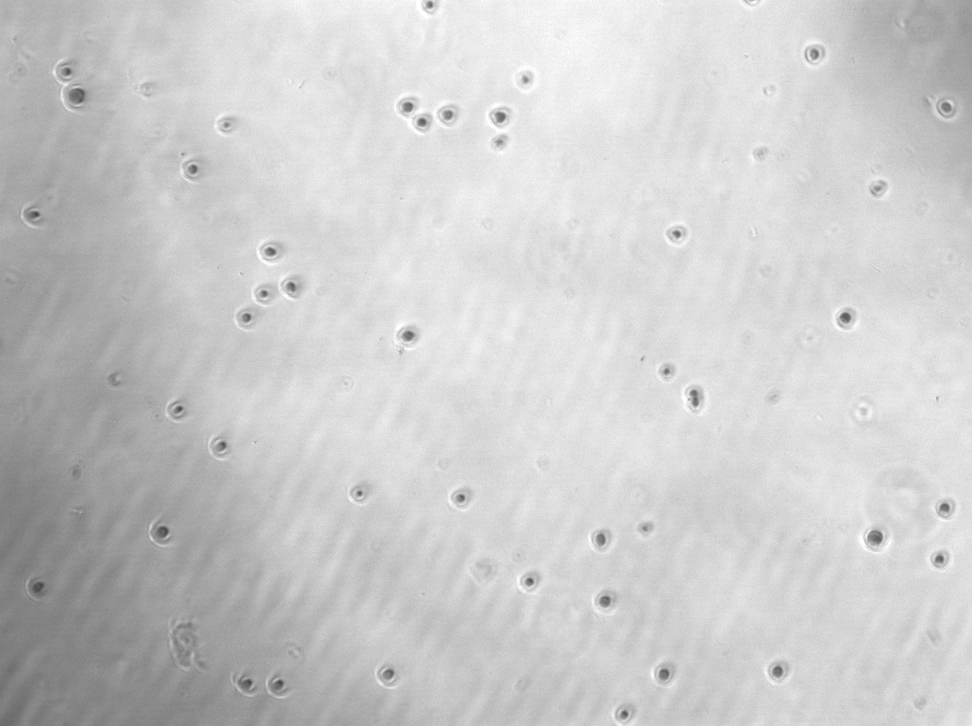
%> input picture 实验素材/image0001.tif, 972 x 726 px, shrunk from 1392 x 1040 before the run
$ octave Lab4.m   (GNU Octave 9; MATLAB toolbox functions it lacks are replaced by stand-ins)
%> lines starting %> are read from the running program, lines starting %| are printed output that depends on the picture; in (x1, y1, x2, y2) boxes, pixels count from 0 and x2, y2 are one past the last pixel; in counts of white or black regions, pixels touching at a corner belong together; the program's own positions count from 1
%利用“打开文件对话框”选择需要打开的图片
[file,path] = uigetfile({'*.jpg'; '*.bmp'});
%> the answer given: image0001.tif
%如果未选择文件，选择了“Cancel”按钮，则退出程序
if isequal(file,0)
   disp('User selected Cancel');
   return;
end
%产生带路径的文件名
fileFullFileName = fullfile(path, file);
%读入图片
I = imread(file);
%> I is the input picture: size 726x972x3 uint8; min 65, max 255, mean 203.8
%显示图片（按2行3列显示，先显示第一幅图像）
subplot(2,3,1), imshow(I);
title('Original Color Image');

%彩色图像灰度化
%首先判断当前图像是否为3通道的彩色图像
image_size=size(I);
dimension=numel(image_size);
if dimension==3 %如果是三维矩阵，则是彩色图像
    %将彩色图像转换为灰度图像
    G = rgb2gray(I);
else
    G = I;
end

%显示灰度图像
subplot(2,3,2), imshow(G);
title('Gray Image');

%自动阈值分割
T = graythresh(G);
%> T = 0.741
BW = im2bw(G, T);
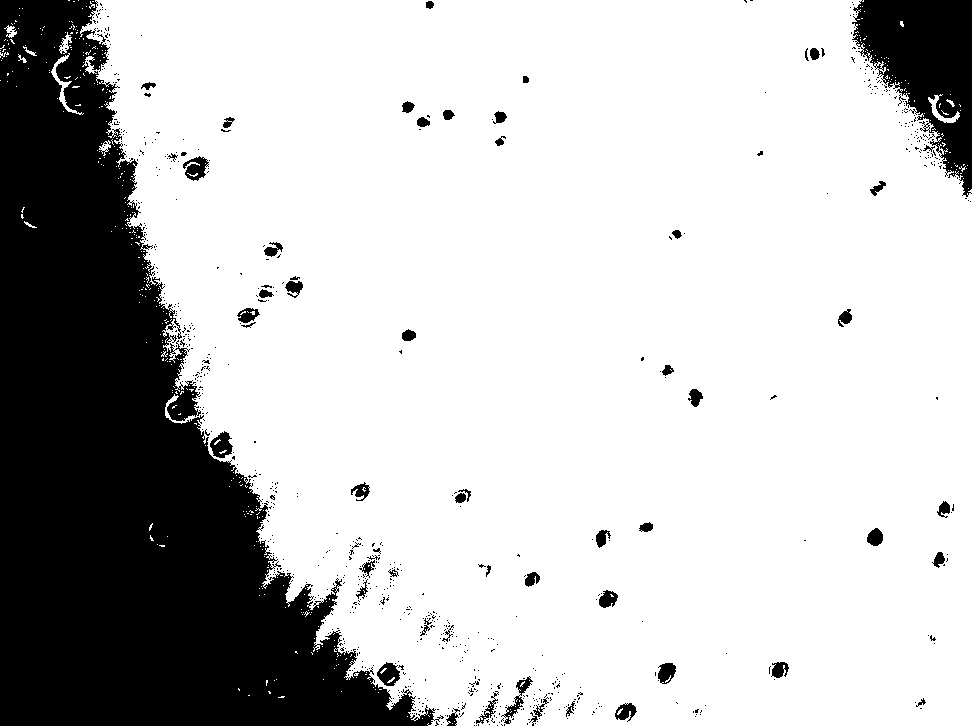
%> BW: size 726x972 logical; 76.1% white; 786 black regions (725 under 20 px), largest, box (x1, y1, x2, y2) and area: (0, 0, 444, 726) 147736, (852, 0, 972, 197) 12870, (210, 431, 233, 458) 380
%显示图片（按2行3列显示，再显示第3幅图像）
subplot(2,3,3), imshow(BW);
title('Auto threshold');
BW = not(BW);
%显示图片（按2行3列显示，再显示第3幅图像）
subplot(2,3,4), imshow(BW);
title('Reversed');

%形态学处理
se = strel('disk',5);%这里是创建一个半径为5的平坦型圆盘结构元素
BWd = imdilate(BW, se);
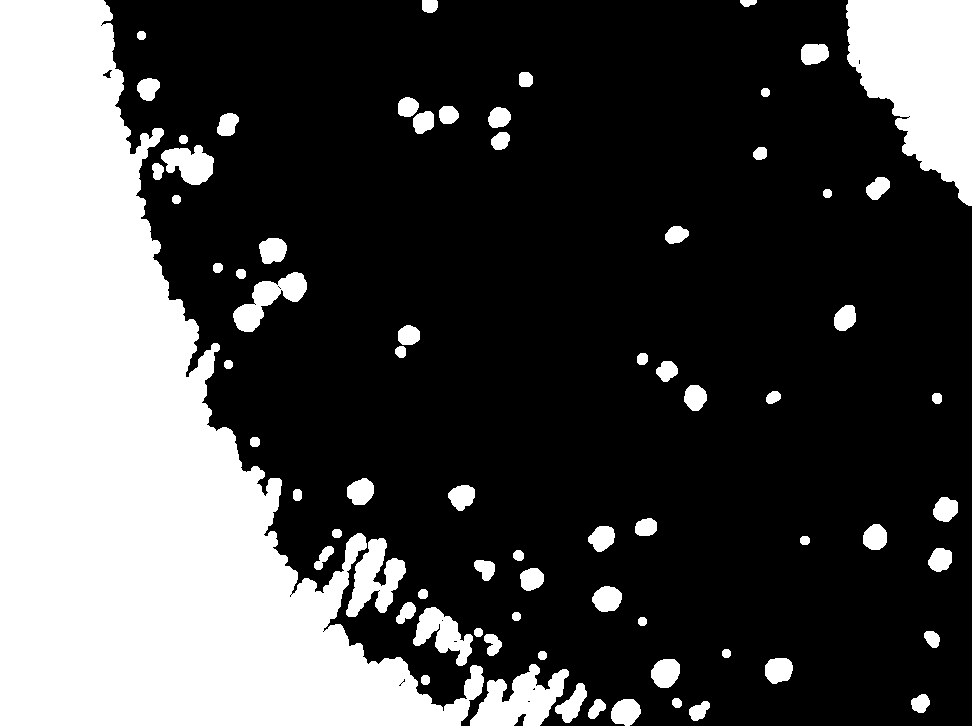
%> BWd: size 726x972 logical; 29.8% white; 73 white regions, largest, box (x1, y1, x2, y2) and area: (0, 0, 484, 726) 164601, (846, 0, 972, 206) 17372, (470, 664, 569, 726) 3427
subplot(2,3,5),imshow(BW);
title('膨胀后的图像');

BWe = imerode(BWd, se);
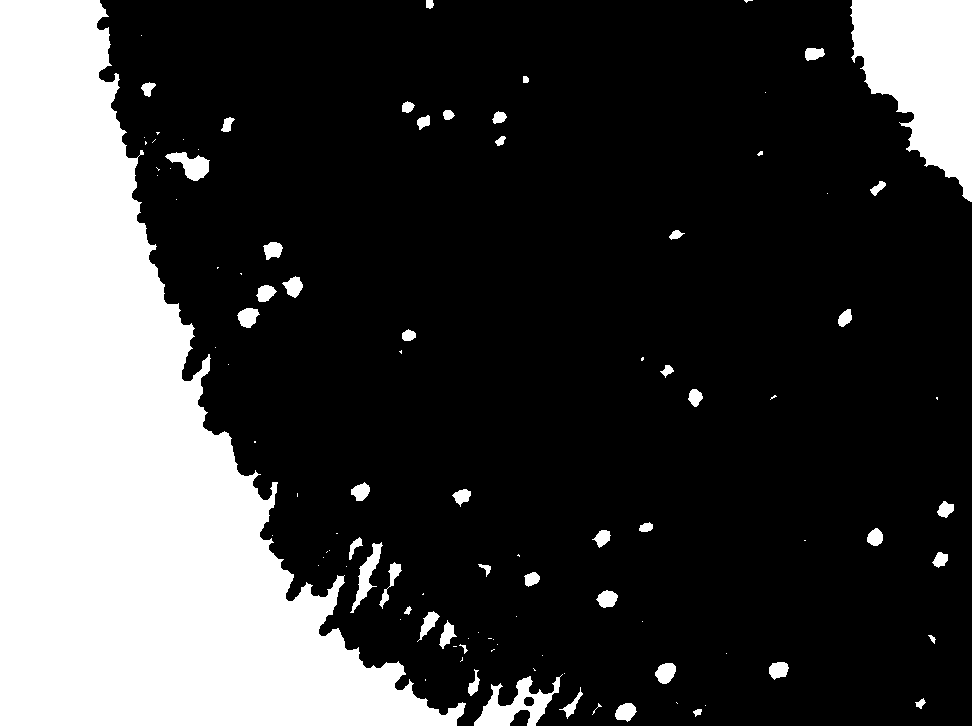
%> BWe: size 726x972 logical; 25.9% white; 103 white regions (52 under 20 px)
subplot(2,3,6),imshow(BWe);
title('腐蚀后的图像');


%对分割出来的区域进行标记
[L,N] = bwlabel(BWe);
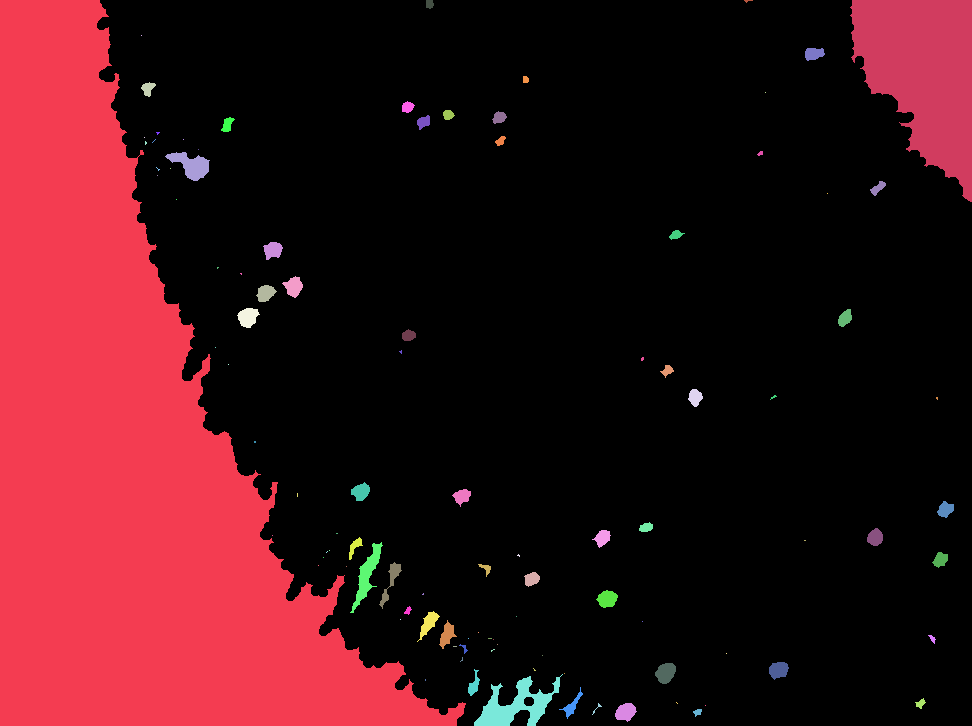
%> L: size 726x972 double; 104 distinct labels, from 0 to 103; one colour per label, 0 black
%> N = 103

%对标记出来的目标进行特征统计
stats = regionprops(L,'all');
%> stats = 103 regions; largest, box (x1, y1, x2, y2), Area, Centroid, MajorAxisLength, MinorAxisLength and Eccentricity: (0, 0, 466, 726) 156793 [130 453] 832.1 317.1 0.925, (850, 0, 972, 202) 15830 [924 74.1] 204.8 112.1 0.837, (474, 674, 563, 726) 1871 [516.5 706] 90.16 43.1 0.878
for k = 1:N
    %取出各个目标的长轴
    MajorAL = stats(k).MajorAxisLength;
    %取出各个目标的短轴
    MinorAL = stats(k).MinorAxisLength;
    %计算长宽比
    Ratio = MajorAL/MinorAL;
    if Ratio < 2
        disp('Orange');
    else
        disp('Banana');
    end
end
%> this loop made 103 passes
%> (MajorAL, MinorAL, Ratio) on passes 1 to 8: (832.1, 317.1, 2.62), (1.15, 1.15, 1), (15.44, 12.23, 1.26), (1.15, 1.15, 1), (4, 2.21, 1.81), (6.43, 1.15, 5.57), (3.86, 3.05, 1.27), (5.6, 2.13, 2.63)
%> (printed output is left out)

$ run again, on 实验素材/image0016.tif
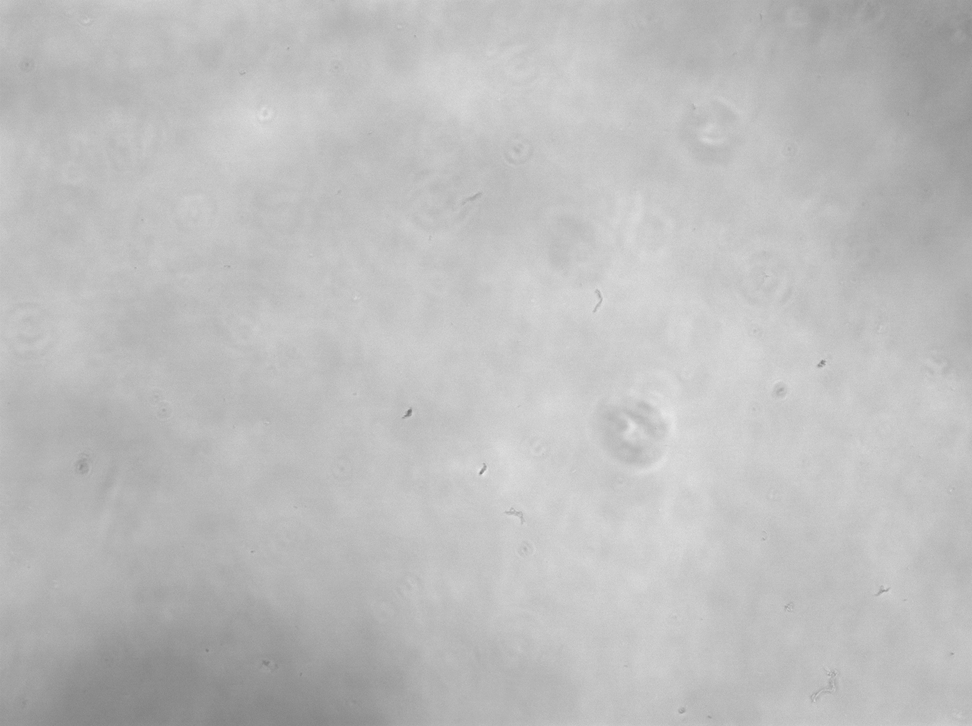
%> input picture 实验素材/image0016.tif, 972 x 726 px, shrunk from 1392 x 1040 before the run
%> I is the input picture: size 726x972x3 uint8; min 112, max 234, mean 189.4
%> T = 0.706
%> `BW = im2bw(G, T);`:
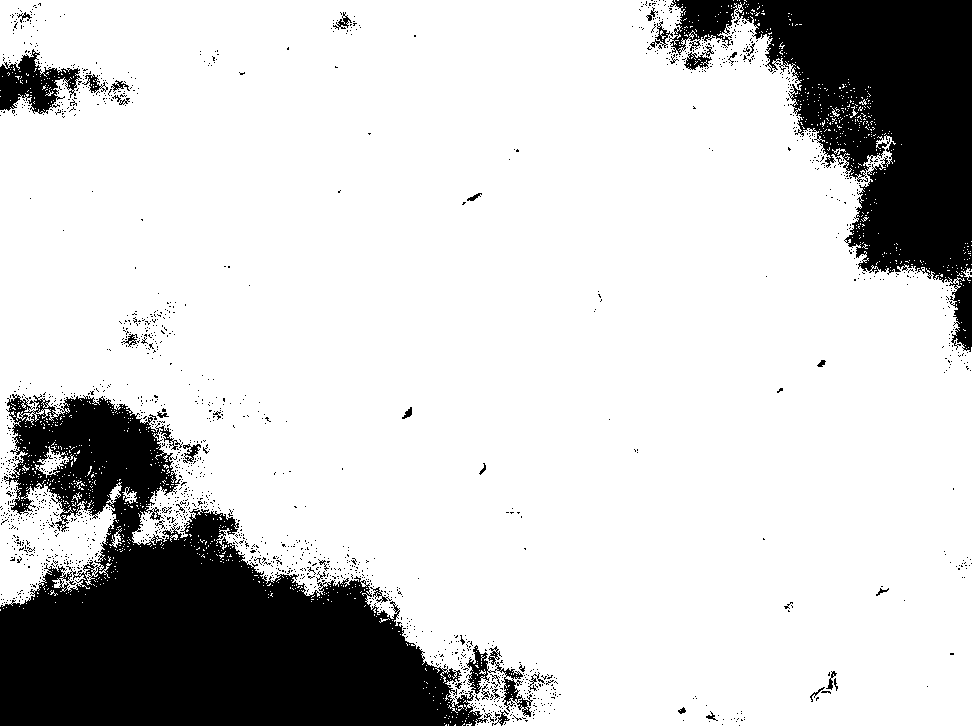
%> BW: size 726x972 logical; 80.7% white; 1724 black regions (1678 under 20 px), largest, box (x1, y1, x2, y2) and area: (0, 394, 488, 726) 81343, (667, 0, 972, 352) 44954, (0, 49, 82, 114) 2585
%> BWd: size 726x972 logical; 27.7% white; 67 white regions, largest, box (x1, y1, x2, y2) and area: (0, 376, 565, 726) 114664, (628, 0, 972, 377) 58087, (0, 0, 143, 122) 8596
%> BWe: size 726x972 logical; 23.8% white; 122 white regions (101 under 20 px)
%> `[L,N] = bwlabel(BWe);`:
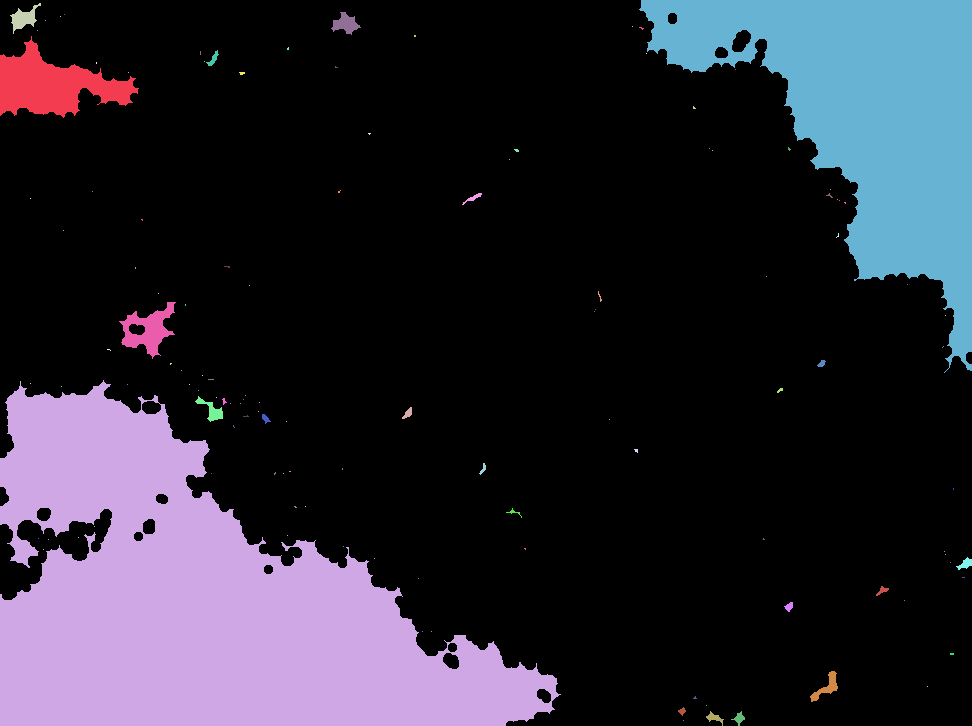
%> L: size 726x972 double; 123 distinct labels, from 0 to 122; one colour per label, 0 black
%> N = 122
%> stats = 122 regions; largest, box (x1, y1, x2, y2), Area, Centroid, MajorAxisLength, MinorAxisLength and Eccentricity: (0, 380, 561, 726) 104978 [203.7 603] 579.4 300 0.856, (639, 0, 972, 373) 53350 [867.4 117.5] 413.7 232 0.828, (0, 36, 139, 118) 5542 [53.5 85.8] 143.3 61.34 0.904
%> the loop `for k = 1:N` made 122 passes
%> (MajorAL, MinorAL, Ratio) on passes 1 to 8: (143.3, 61.34, 2.34), (579.4, 300, 1.93), (32.5, 18.97, 1.71), (1.15, 1.15, 1), (1.15, 1.15, 1), (1.15, 1.15, 1), (1.15, 1.15, 1), (1.15, 1.15, 1)
%> (printed output is left out)

$ run again, on 实验素材/image0018.tif
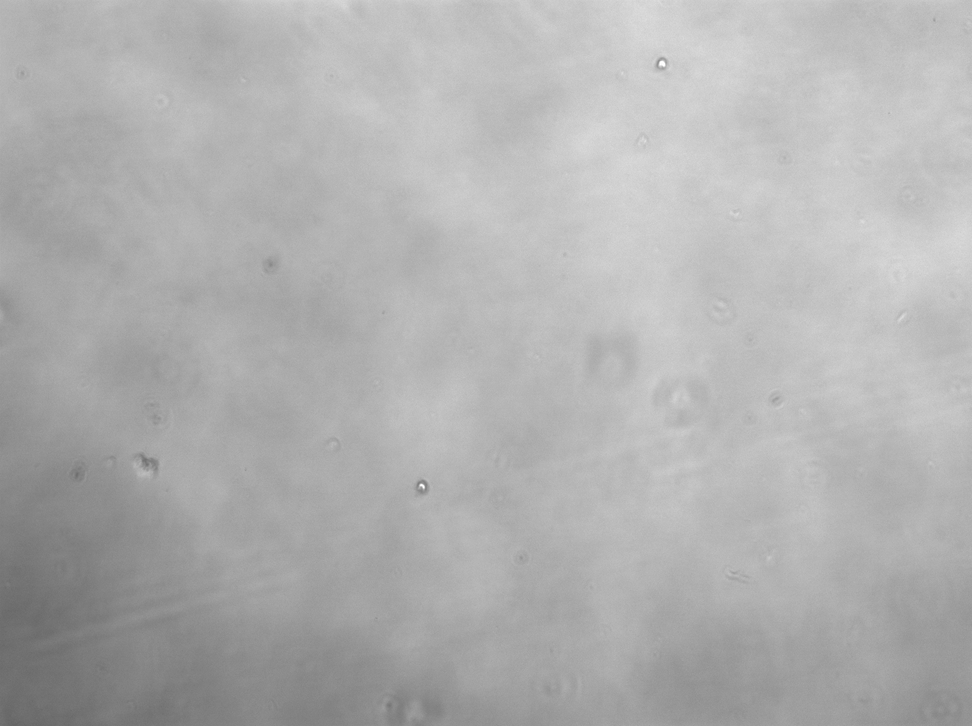
%> input picture 实验素材/image0018.tif, 972 x 726 px, shrunk from 1392 x 1040 before the run
%> I is the input picture: size 726x972x3 uint8; min 101, max 255, mean 176.1
%> T = 0.667
%> `BW = im2bw(G, T);`:
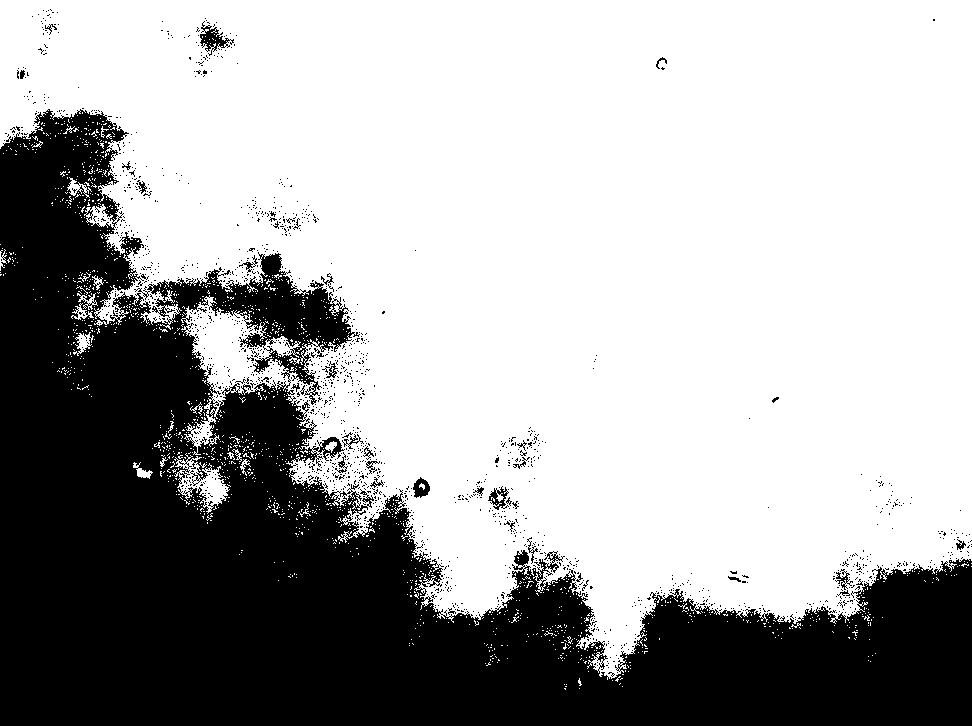
%> BW: size 726x972 logical; 65.7% white; 1621 black regions (1585 under 20 px), largest, box (x1, y1, x2, y2) and area: (0, 109, 972, 726) 236316, (200, 21, 234, 56) 415, (413, 477, 430, 498) 218
%> BWd: size 726x972 logical; 42.6% white; 33 white regions, largest, box (x1, y1, x2, y2) and area: (0, 87, 972, 726) 288291, (180, 14, 241, 81) 2243, (237, 193, 323, 240) 2206
%> BWe: size 726x972 logical; 39.2% white; 84 white regions (67 under 20 px)
%> `[L,N] = bwlabel(BWe);`:
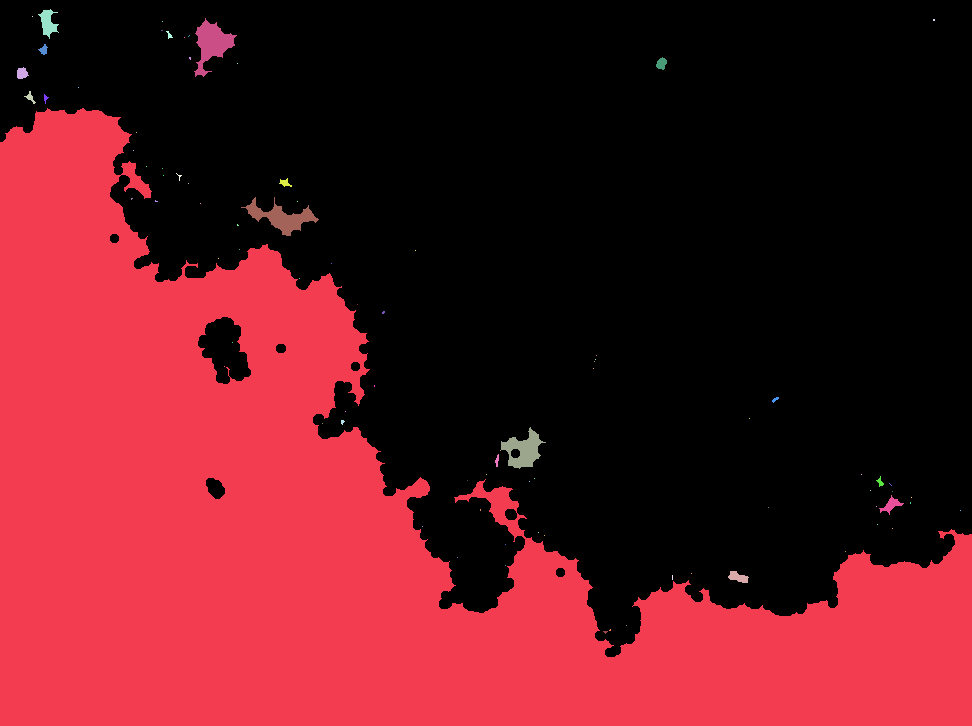
%> L: size 726x972 double; 85 distinct labels, from 0 to 84; one colour per label, 0 black
%> N = 84
%> stats = 84 regions; largest, box (x1, y1, x2, y2), Area, Centroid, MajorAxisLength, MinorAxisLength and Eccentricity: (0, 108, 972, 726) 272375 [331.8 528.5] 1141.1 499.3 0.899, (194, 18, 237, 77) 1128 [212.4 44.5] 52.05 36.97 0.704, (241, 197, 319, 236) 1047 [282.4 218.1] 73.74 26.44 0.933
%> the loop `for k = 1:N` made 84 passes
%> (MajorAL, MinorAL, Ratio) on passes 1 to 8: (1141.1, 499.3, 2.29), (11.96, 11.59, 1.03), (13.62, 7.09, 1.92), (1.15, 1.15, 1), (29.32, 16.1, 1.82), (10.37, 8.19, 1.27), (8.9, 4.51, 1.97), (1.15, 1.15, 1)
%> (printed output is left out)
